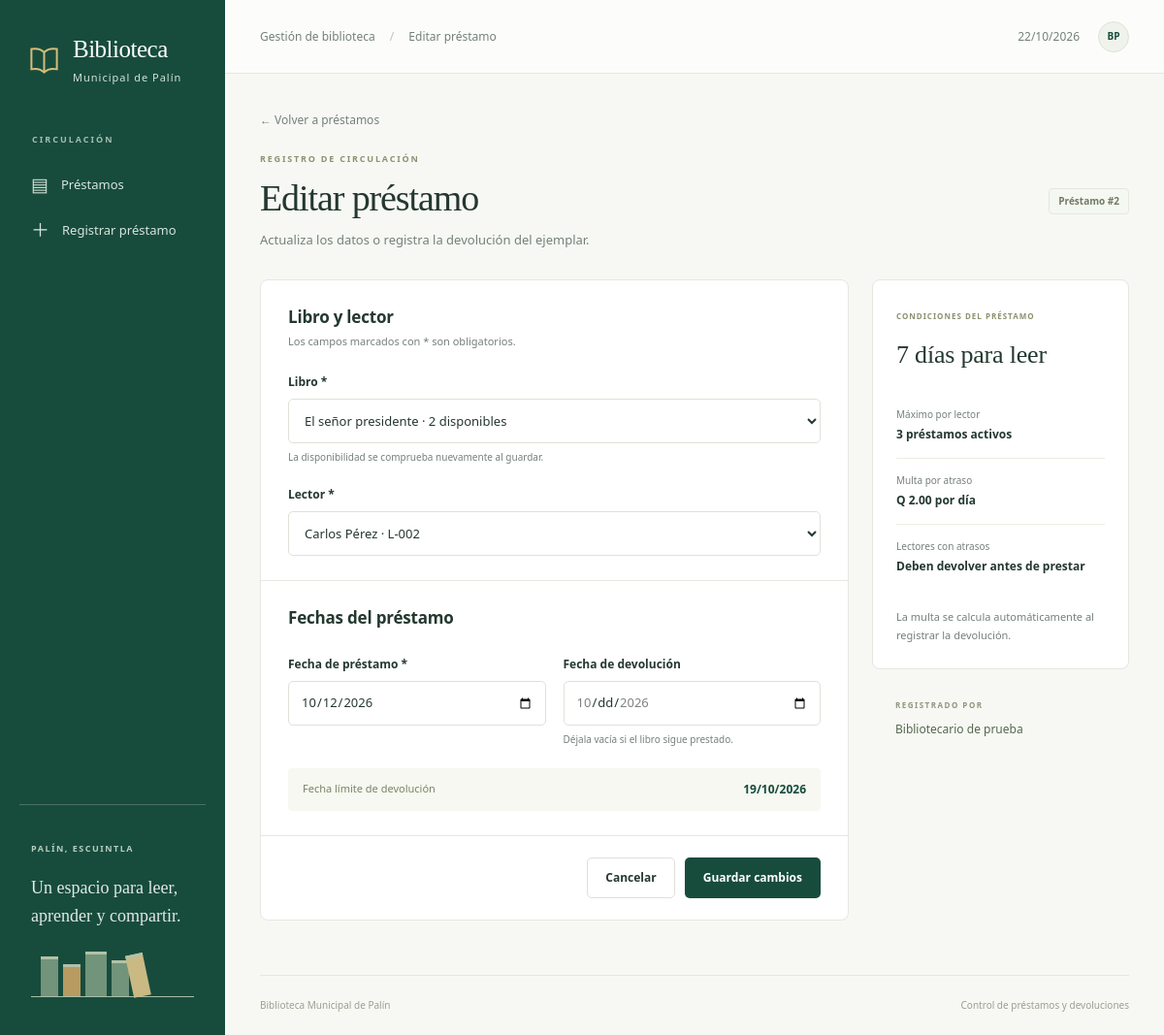
The app's page /index.php?c=prestamos&a=editar&id=2 with its own data.
### tables this page shows
CREATE TABLE prestamos (
    id INT UNSIGNED AUTO_INCREMENT PRIMARY KEY,
    libro_id INT UNSIGNED NOT NULL,
    lector_id INT UNSIGNED NOT NULL,
    usuario_id INT UNSIGNED NOT NULL,
    fecha_prestamo DATE NOT NULL,
    fecha_limite DATE NOT NULL,
    fecha_devolucion DATE NULL,
    multa DECIMAL(10,2) NOT NULL DEFAULT 0.00,
    CONSTRAINT fk_prestamo_libro FOREIGN KEY (libro_id) REFERENCES libros(id) ON DELETE RESTRICT,
    CONSTRAINT fk_prestamo_lector FOREIGN KEY (lector_id) REFERENCES lectores(id) ON DELETE RESTRICT,
    CONSTRAINT fk_prestamo_usuario FOREIGN KEY (usuario_id) REFERENCES usuarios(id) ON DELETE RESTRICT,
    CONSTRAINT chk_plazo CHECK (fecha_limite = DATE_ADD(fecha_prestamo, INTERVAL 7 DAY)),
    CONSTRAINT chk_devolucion CHECK (fecha_devolucion IS NULL OR fecha_devolucion >= fecha_prestamo),
    CONSTRAINT chk_multa CHECK (multa >= 0),
    INDEX idx_libro_activo (libro_id,fecha_devolucion),
    INDEX idx_lector_activo (lector_id,fecha_devolucion,fecha_limite)
);

CREATE TABLE libros (
    id INT UNSIGNED AUTO_INCREMENT PRIMARY KEY,
    isbn VARCHAR(20) NOT NULL UNIQUE,
    titulo VARCHAR(150) NOT NULL,
    autor VARCHAR(150) NOT NULL,
    categoria VARCHAR(80) NOT NULL,
    anio SMALLINT UNSIGNED NOT NULL,
    ejemplares_totales INT NOT NULL,
    CONSTRAINT chk_ejemplares CHECK (ejemplares_totales >= 0),
    CONSTRAINT chk_anio CHECK (anio BETWEEN 1 AND 9999)
);

CREATE TABLE lectores (
    id INT UNSIGNED AUTO_INCREMENT PRIMARY KEY,
    carne VARCHAR(20) NOT NULL UNIQUE,
    nombre VARCHAR(120) NOT NULL,
    telefono VARCHAR(20) NULL,
    tipo ENUM('estudiante','vecino') NOT NULL,
    estado ENUM('activo','inactivo') NOT NULL DEFAULT 'activo'
);

CREATE TABLE usuarios (
    id INT UNSIGNED AUTO_INCREMENT PRIMARY KEY,
    usuario VARCHAR(50) NOT NULL UNIQUE,
    password_hash VARCHAR(255) NOT NULL,
    nombre VARCHAR(120) NOT NULL,
    rol ENUM('bibliotecario','auxiliar') NOT NULL,
    activo BOOLEAN NOT NULL DEFAULT TRUE,
    CONSTRAINT chk_usuario_activo CHECK (activo IN (0,1))
);

### config/bootstrap.php (called while the page is built, shortened)
<?php
function e(mixed $value): string
{
    return htmlspecialchars((string) $value, ENT_QUOTES | ENT_SUBSTITUTE, 'UTF-8');
}
function url(string $action = 'index', array $params = []): string
{
    return 'index.php?' . http_build_query(['c' => 'prestamos', 'a' => $action] + $params);
}
function render(string $view, array $viewData = []): void
{
    extract($viewData, EXTR_SKIP);
    require APP_ROOT . '/views/layout/header.php';
    require APP_ROOT . '/views/' . $view . '.php';
    require APP_ROOT . '/views/layout/footer.php';
}

### index.php (called while the page is built, shortened)
<?php
require __DIR__.'/config/bootstrap.php';
$action=$_GET['a'] ?? 'index'; $controller=$_GET['c'] ?? 'prestamos';
try {
    $db=Conexion::conectar();
    $handler=new PrestamoController(new Prestamo($db),new Catalogo($db));
    $handler->$action();
} catch (Throwable $e) {
    error_log((string)$e); http_response_code(500);
    render('error',['title'=>'No pudimos completar la operación',
        'message'=>'Inténtalo de nuevo. Si el problema continúa, comprueba que el servidor de base de datos esté iniciado y que la instalación esté completa.']);
}

### models/Prestamo.php (called while the page is built, shortened)
<?php
final class Prestamo
{
    public function encontrar(int $id): ?array
    {
        $q = $this->db->prepare('SELECT p.*,l.titulo,l.autor,l.isbn,r.nombre AS lector,
            r.carne,u.nombre AS operador FROM prestamos p
            JOIN libros l ON l.id=p.libro_id JOIN lectores r ON r.id=p.lector_id
            JOIN usuarios u ON u.id=p.usuario_id WHERE p.id=?');
        $q->execute([$id]); return $q->fetch() ?: null;
    }
}

### models/Catalogo.php (called while the page is built, shortened)
<?php
final class Catalogo
{
    public function libros(int $excluirPrestamo = 0): array
    {
        $q = $this->db->prepare('SELECT l.*, l.ejemplares_totales -
            (SELECT COUNT(*) FROM prestamos p WHERE p.libro_id=l.id
             AND p.fecha_devolucion IS NULL AND p.id<>?) AS disponibles
            FROM libros l ORDER BY l.titulo');
        $q->execute([$excluirPrestamo]); return $q->fetchAll();
    }
    public function lectores(): array
    {
        return $this->db->query('SELECT id,carne,nombre,tipo,estado FROM lectores ORDER BY nombre')->fetchAll();
    }
    public function usuarioRegistro(): array
    {
        $q = $this->db->prepare('SELECT id,nombre FROM usuarios WHERE id=? AND activo=1');
        $q->execute([1]); $usuario = $q->fetch();
        return $usuario;
    }
}

### views/prestamos/formulario.php (the view, shortened to what this page needs)
<a class="back-link" href="<?= e(url()) ?>">← Volver a préstamos</a>
<div class="page-heading"><div><div class="eyebrow">REGISTRO DE CIRCULACIÓN</div><h1><?= e($title) ?></h1><p><?= $id?'Actualiza los datos o registra la devolución del ejemplar.':'Selecciona un libro y un lector para registrar el préstamo.' ?></p></div><?php if ($id): ?><span class="count-badge">Préstamo #<?= e($id) ?></span><?php endif ?></div>
<div class="form-grid"><form class="card loan-form" method="post" action="<?= e(url('guardar',$id?['id'=>$id]:[])) ?>">
    <div class="form-section"><h2>Libro y lector</h2><p>Los campos marcados con * son obligatorios.</p>
        <div class="field"><label for="libro_id">Libro *</label><select id="libro_id" name="libro_id" required aria-invalid="<?= isset($errors['libro_id'])?'true':'false' ?>"><option value="">Selecciona un libro</option><?php foreach ($libros as $l): ?><option value="<?= e($l['id']) ?>" <?= (string)$data['libro_id']===(string)$l['id']?'selected':'' ?>><?= e($l['titulo']) ?> · <?= e($l['disponibles']) ?> disponibles</option><?php endforeach ?></select><small>La disponibilidad se comprueba nuevamente al guardar.</small></div>
        <div class="field"><label for="lector_id">Lector *</label><select id="lector_id" name="lector_id" required aria-invalid="<?= isset($errors['lector_id'])?'true':'false' ?>"><option value="">Selecciona un lector</option><?php foreach ($lectores as $l): ?><option value="<?= e($l['id']) ?>" <?= (string)$data['lector_id']===(string)$l['id']?'selected':'' ?>><?= e($l['nombre'].' · '.$l['carne'].($l['estado']==='inactivo'?' · Inactivo':'')) ?></option><?php endforeach ?></select></div>
    </div>
    <div class="form-section"><h2>Fechas del préstamo</h2><div class="date-grid">
        <div class="field"><label for="fecha_prestamo">Fecha de préstamo *</label><input id="fecha_prestamo" type="date" name="fecha_prestamo" value="<?= e($data['fecha_prestamo']) ?>" min="1900-01-01" max="<?= e(date('Y-m-d')) ?>" required aria-invalid="<?= isset($errors['fecha_prestamo'])?'true':'false' ?>"></div>
        <div class="field"><label for="fecha_devolucion">Fecha de devolución</label><input id="fecha_devolucion" type="date" name="fecha_devolucion" value="<?= e($data['fecha_devolucion'] ?? '') ?>" min="<?= e($data['fecha_prestamo'] ?: '1900-01-01') ?>" max="<?= e(date('Y-m-d')) ?>" aria-invalid="<?= isset($errors['fecha_devolucion'])?'true':'false' ?>"><small>Déjala vacía si el libro sigue prestado.</small></div>
    </div><div class="due-preview">Fecha límite de devolución <strong id="fecha-limite-preview">Se calcula al guardar</strong></div></div>
    <div class="form-actions"><a class="button secondary" href="<?= e(url()) ?>">Cancelar</a><button class="button primary" type="submit"><?= $id?'Guardar cambios':'Registrar préstamo' ?></button></div>
</form><aside class="form-aside"><div class="card policy"><span class="eyebrow">CONDICIONES DEL PRÉSTAMO</span><h2>7 días para leer</h2><dl><div><dt>Máximo por lector</dt><dd>3 préstamos activos</dd></div><div><dt>Multa por atraso</dt><dd>Q 2.00 por día</dd></div><div><dt>Lectores con atrasos</dt><dd>Deben devolver antes de prestar</dd></div></dl><p>La multa se calcula automáticamente al registrar la devolución.</p></div><div class="operator"><span class="small-label">REGISTRADO POR</span><p><?= e($operador['nombre']) ?></p></div></aside></div>

### public/css/app.css (style rules this page uses)
:root { --green:#174c3d; --green-dark:#103c30; --ink:#24382f; --muted:#758079; --paper:#f7f8f4; --border:#e4e8e0; --gold:#c59a4a; --red:#a8473c; --white:#fff; font-family:"Segoe UI",Arial,sans-serif; color:var(--ink); background:var(--paper); font-synthesis:none }
* { box-sizing:border-box }
body { margin:0; font-size:14px; line-height:1.5 }
a { color:var(--green); text-decoration:none }
button,input,select { font:inherit }
button,a,input,select { -webkit-tap-highlight-color:transparent }
button { cursor:pointer }
h1,h2,h3,p { margin-top:0 }
h1 { font-family:Georgia,"Times New Roman",serif; font-weight:500; font-size:38px; line-height:1.15; letter-spacing:-1.1px; margin-bottom:12px }
h2 { font-size:17px; font-weight:650; letter-spacing:-.2px; margin-bottom:5px }
p { color:var(--muted) }
small { display:block; color:var(--muted); font-size:12px; margin-top:3px }
dt { color:var(--muted); font-size:12px }
dd { margin:4px 0 0; font-weight:550 }
.small-label { font-size:9px; font-weight:650; letter-spacing:1.5px }
.eyebrow { font-size:9px; letter-spacing:1.8px; font-weight:650; color:#8a926f; margin-bottom:12px }
.page-heading { display:flex; justify-content:space-between; align-items:center; gap:24px; margin:2px 0 30px }
.page-heading p { margin-bottom:0; font-size:13px }
.button { border:1px solid transparent; display:inline-flex; gap:9px; align-items:center; justify-content:center; padding:11px 18px; font-size:12px; font-weight:600; border-radius:5px; white-space:nowrap; min-height:42px; line-height:1.35 }
.primary { color:white; background:var(--green) }
.secondary { background:white; border-color:#dce2d7; color:var(--ink) }
.back-link { font-size:12px; color:var(--muted); display:inline-block; margin-bottom:22px }
.card { background:white; border:1px solid var(--border); border-radius:8px; overflow:hidden }
.count-badge { font-size:10px; font-weight:550; color:#6e7b65; white-space:nowrap; padding:5px 9px; border:1px solid #e4e8df; background:#f5f7f1; border-radius:4px }
input,select { background:white; border:1px solid #dde3d8; color:var(--ink); border-radius:5px; padding:10px 12px; font-size:12px; min-height:42px }
input::placeholder { color:#99a094 }
select { max-width:100% }
.form-grid { display:grid; grid-template-columns:minmax(0,1fr) 265px; gap:24px; align-items:start }
.form-section { padding:25px 28px; border-bottom:1px solid var(--border) }
.form-section>p { font-size:11px; margin-bottom:24px }
.field { margin-top:22px }
.field label { display:block; font-size:12px; font-weight:600; margin-bottom:8px }
.field input,.field select { width:100%; font-size:13px; min-height:46px }
.field small { font-size:10px; line-height:1.5; margin-top:7px }
.date-grid { display:grid; grid-template-columns:1fr 1fr; gap:18px }
.due-preview { margin-top:22px; padding:13px 15px; border-radius:4px; background:#f6f8f1; color:#798568; display:flex; justify-content:space-between; gap:15px; font-size:11px }
.due-preview strong { color:var(--green); font-size:12px }
.form-actions { display:flex; justify-content:flex-end; gap:10px; padding:22px 28px }
.policy { padding:24px }
.policy .eyebrow { font-size:8px; letter-spacing:1px }
.policy h2 { font:26px Georgia,serif; margin:17px 0 24px }
.policy dl { margin-bottom:18px }
.policy dl>div { padding:15px 0; border-bottom:1px solid #eaf0e3 }
.policy dl>div:last-child { border-bottom:0 }
.policy dt { font-size:10px }
.policy dd { font-size:12px }
.policy p { font-size:11px; line-height:1.8; margin:0 }
.operator { padding:24px }
.operator .small-label { color:#8e967e; font-size:8px }
.operator p { font-size:12px; margin:8px 0 0; color:#56674e }
@media (prefers-reduced-motion:no-preference) { .button,.nav-link { transition:background .15s,filter .15s } }

### records on screen
prestamos: libro_id "El señor presidente · 2 disponibles", lector_id "Carlos Pérez · L-002", fecha_prestamo "10/12/2026"
usuarios: nombre "Bibliotecario de prueba"

### other values on screen
$title "Editar préstamo"
$id "2"
